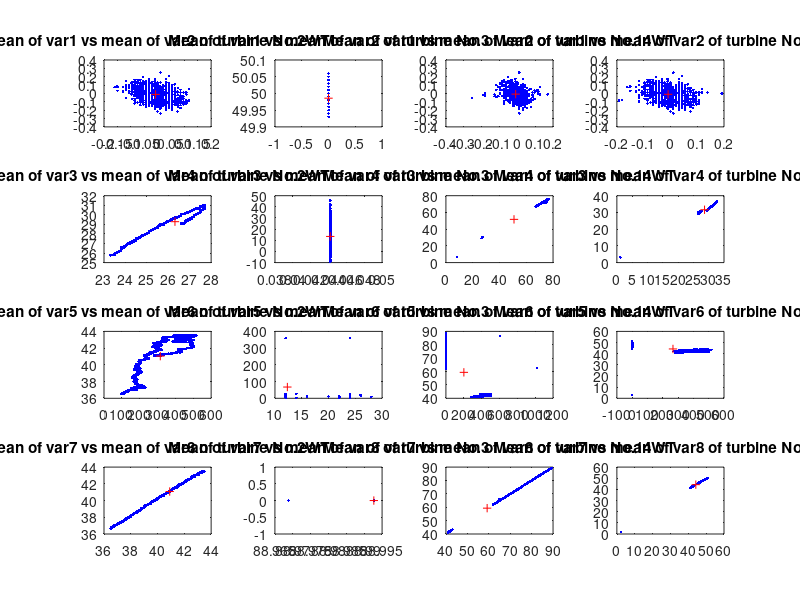
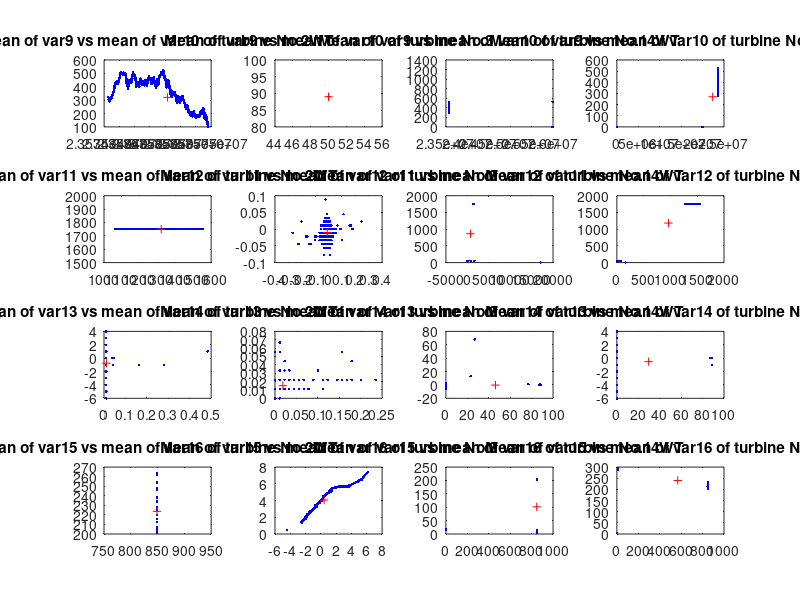

MATLAB code for these plots, in order: (Note: a time limit stopped this script after it produced the figures.)
clc, close all, clear all
% Data Exploration
% Data Loading
% [~, turbine_idx]= xlsfinfo('data.xlsx');
% nWTs = numel(turbine_idx);
% X = cell(1, nWTs);
% 
% for k=1:nWTs
%   x = xlsread('data.xlsx', turbine_idx{k});
%   X{k}= x(2:end,:);
% end
% 
% % Create label vector with binary values representing faulty 
% % (1 denotes faulty functioning, 0 denotes normal functioning)
% Y = [0, 1, 1, 1];
% 
% % Save data
% save X.mat X
% save turbine_idx.mat turbine_idx
% save Y.mat Y

load X.mat
load Y.mat
load turbine_idx.mat
%Data Exploratory
nWTs = numel(turbine_idx);

% Define rWTs vector storing no of observations (number of rows);
% cWTs vector storing no of variables (number of columns);
% meanWTs cell array storing mean values of feature data (mean value of each column);
% minWTs cell array storing minimum values of feature data (minimum value of each column);
% maxWTs cell array storing maximum values of feature data (maximum value of each column);
% stdWTs cell array storing standard deviation values of feature data
% (standard deviation value of each column) of all turbines' dataset;
rWTs = zeros(nWTs, 1);
cWTs = zeros(nWTs, 1);
meanWTs = cell(nWTs, 1);
minWTs = cell(nWTs, 1);
maxWTs = cell(nWTs, 1);
stdWTs = cell(nWTs, 1);

for k=1:nWTs
    [rWTs(k), cWTs(k)] = size(X{k});
    meanWTs{k} = mean(X{k});
    minWTs{k} = min(X{k});
    maxWTs{k} = max(X{k});
    stdWTs{k} = std(X{k});
end

% Plots of data and means to determine unhealthy turbine data to drop

subplot_idx = reshape(1:nWTs*4, nWTs, 4)';
count = 1;
enough = false;
for i=0:4:28
    figure;
    for r=1:4
        if (count > 27 || count + 1 > 27)
            enough = true;
            break
        end
        for k=1:nWTs
            subplot(4,nWTs,subplot_idx(r,k));
            plot(X{k}(:,count), X{k}(:,count+1), '.b'), hold on;
            plot(meanWTs{k}(count), meanWTs{k}(count+1), 'r+'), hold off;
            title_text = sprintf('Mean of var%d vs mean of var%d of turbine %s', count, count+1, turbine_idx{k});
            title(title_text);
        end
        count = count + 2;
    end
    if (enough)
        break
    end
end 

figure;
for k = 1:4
    subplot(4,nWTs,k);
    plot(X{k}(:,26), X{k}(:,26+1), '.b'), hold on;
    plot(meanWTs{k}(26), meanWTs{k}(26+1), 'r+'), hold off;
    title_text = sprintf('Mean of var%d vs mean of var%d of turbine %s', 26, 26+1, turbine_idx{k});
    title(title_text);
end

% Decision Making on fault and redundant data removal
% Decision has been made to exclude the entire dataset belonging to the turbine No.3 (which is X{2}) due to fault data, and to also remove the last variable var28 of the dataset belonging to turbine No.2WT (which is X{1}(:,end)) due to redundancy and inconsistency.
% Explanation on the decisions has been discussed in the report. Z holds data with faulty data excluded per decisions.
Z = {X{1}(:,1:end-1); X{3}; X{4}};
class_Z = Y([1, 3, 4]);

chosen_turbine_idx = turbine_idx([1, 3, 4]);
save Z.mat Z
save class_Z.mat class_Z

load Z.mat
load class_Z.mat
%%Univariate analysis
% % Data distribution
% subplot_idx = reshape(1:16, 4, 4)';
% count = 1;
% enough = false;
% for i=0:4:28
%     figure;
%     for r=1:4
%         if (count > 27 || count + 1 > 27)
%             enough = true;
%             break
%         end
%         for k=1:nWTs
%             subplot(4,nWTs,subplot_idx(r,k));
%             histogram(X{k}(:,count));
%             title_text = sprintf('Histogram of var%d of turbine %s', count, turbine_idx{k});
%             title(title_text);
%         end
%         count = count + 1;
%     end
%     if (enough)
%         if (count == 27)
%             for k=1:nWTs
%             subplot(4,nWTs,subplot_idx(r,k));
%             histogram(X{k}(:,count));
%             title_text = sprintf('Histogram of var%d of turbine %s', count, turbine_idx{k});
%             title(title_text);
%             end
%         end
%         break
%     end
% end

%%Multivariate analysis
% % Correlation between the features for each wind-turbine
% Xcorr = cell(nWTs, 1);
% for k=1:nWTs
%     Xcorr{k} = corr(X{k});
%     figure;
%     imagesc(Xcorr{k}),colorbar;
%     axis equal;
%     axis tight;
%     title_text = sprintf('Data correlation colormap of turbine %s', turbine_idx{k});
%     title(title_text);
% end
% 
% % Boxplot of each feature of the wind-turbine
% for k=1:nWTs
%     figure;
%     boxplot(X{k});
%     title_text = sprintf('Box plot data of turbine %s', turbine_idx{k});
%     title(title_text);
% end
% 
% % Scatterplot matrix for all the sensors from each wind-turbine
% for k=1:nWTs
%     figure;
%     plotmatrix(X{k});
%     title_text = sprintf('Scatter plot matrix of turbine %s', turbine_idx{k});
%     title(title_text);
% end



%%%Data Pretreatment
%% Recompute mean, min, max, std of chosen wind turbine data

chosen_nWTs = numel(chosen_turbine_idx);
chosen_rWTs = zeros(chosen_nWTs, 1);
chosen_cWTs = zeros(chosen_nWTs, 1);
chosen_meanWTs = cell(chosen_nWTs, 1);
chosen_minWTs = cell(chosen_nWTs, 1);
chosen_maxWTs = cell(chosen_nWTs, 1);
chosen_stdWTs = cell(chosen_nWTs, 1);

for k=1:chosen_nWTs
    [chosen_rWTs(k), chosen_cWTs(k)] = size(Z{k});
    chosen_meanWTs{k} = mean(Z{k});
    chosen_minWTs{k} = min(Z{k});
    chosen_maxWTs{k} = max(Z{k});
    chosen_stdWTs{k} = std(Z{k});
end


%%% 1. Find missing values

missing_values = [];
for i = 1:size(Z)
    fprintf('Indices of missing values of Turbine %s', chosen_turbine_idx{i})
    missing_val = ismissing(Z{i});
    [missing_obs, missing_var] = find(missing_val==1)
    if (numel(missing_obs)==0)
        fprintf('There is no missing values in the dataset of Turbine %s', chosen_turbine_idx{i});
    else
        missing_turbine_idx = i;
        missing_obs_idx = missing_obs;
        missing_var_idx = missing_var;
        missing_values = [missing_values; missing_turbine_idx, missing_obs_idx, missing_var_idx]
        fprintf('There is %d missing values in the dataset of Turbine %s', numel(missing_var), chosen_turbine_idx{i});
    end
end

% remove 1 observation having missing value of turbine 14
Z{missing_values(1)}(missing_values(2), :) = [];

% recheck
for i = 1:size(Z)
    fprintf('Indices of missing values of Turbine %s', chosen_turbine_idx{i})
    missing_val = ismissing(Z{i});
    [missing_obs, missing_var] = find(missing_val==1)
    if (numel(missing_obs)==0)
        fprintf('There is no missing values in the dataset of Turbine %s', chosen_turbine_idx{i});
    else
        missing_turbine_idx = i;
        missing_obs_idx = missing_obs;
        missing_var_idx = missing_var;
        missing_values = [missing_values; missing_turbine_idx, missing_obs_idx, missing_var_idx]
        fprintf('There is %d missing values in the dataset of Turbine %s', numel(missing_var), chosen_turbine_idx{i});
    end
end


%%% 2. Downsampling (requires Signal Processing Toolbox)
%Downsampling rate selection based on mean values
chosen_meanWTs_mat = [chosen_meanWTs{1}; chosen_meanWTs{2}; chosen_meanWTs{3}];
offset = 0;
down_meanWTs_test = [];
down_meanWTs_test_diff = cell(6, 1);
for factor = 2:6
    fprintf('Max mean different when downsampling by factor = %d', factor);
    down_Z_test = cell(numel(class_Z), 1);
    for i = 1:size(Z)
        down_Z_test{i} = downsample(Z{i}, factor, offset);
        down_meanWTs_test(i,:) = mean(down_Z_test{i});
    end
    down_meanWTs_test_diff{factor} = down_meanWTs_test - chosen_meanWTs_mat;
    max_mean_diff = max(abs(down_meanWTs_test_diff{factor}),[],'all')
    observations_reduced_by_times = factor
end
fprintf('The downsampling factor of 4 has been chosen for the first try.')
%%Downsampling with chosen rate of 4 (NOT FINAL DECISION)

%% ITERATIVE DOWNSAMPLING WITH FACTOR 1-4
close all
for factor = 1:4
    %downsampling_factor = 1;
    %downsampling_factor = 2;
    %downsampling_factor = 3;
    %downsampling_factor = 4;
    downsampling_factor = factor;
    down_Z = cell(numel(class_Z), 1);
    down_Z_Idx = cell(numel(class_Z), 1);
    for i = 1:size(Z)
        down_Z{i} = downsample(Z{i}, downsampling_factor, offset);
        down_Z_Idx{i} = downsample(1:size(Z{i}, 1), downsampling_factor, offset);
    end
    %Compute mean, min, max, std of downsampled chosen wind turbine data
    down_rWTs = zeros(chosen_nWTs, 1);
    down_cWTs = zeros(chosen_nWTs, 1);
    down_meanWTs = cell(chosen_nWTs, 1);
    down_minWTs = cell(chosen_nWTs, 1);
    down_maxWTs = cell(chosen_nWTs, 1);
    down_stdWTs = cell(chosen_nWTs, 1);
    
    for k=1:chosen_nWTs
        [down_rWTs(k), down_cWTs(k)] = size(down_Z{k});
        down_meanWTs{k} = mean(down_Z{k});
        down_minWTs{k} = min(down_Z{k});
        down_maxWTs{k} = max(down_Z{k});
        down_stdWTs{k} = std(down_Z{k});
    end
%     %Plots of data and means of original data and downsampled data
%     subplot_idx = reshape(1:chosen_nWTs*4, chosen_nWTs, 4)';
%     count = 1;
%     enough = false;
%     for i=0:4:28
%         figure;
%         for r=1:4
%             if (count > 27 || count + 1 > 27)
%                 enough = true;
%                 break
%             end
%             for k=1:chosen_nWTs
%                 subplot(4,chosen_nWTs,subplot_idx(r,k));
%                 plot(Z{k}(:,count), Z{k}(:,count+1), '.b'), hold on;
%                 plot(chosen_meanWTs{k}(count), chosen_meanWTs{k}(count+1), 'r+');
%                 plot(down_Z{k}(:,count), down_Z{k}(:,count+1), '.g');
%                 plot(down_meanWTs{k}(count), down_meanWTs{k}(count+1), 'm+'), hold off;
%                 title_text = sprintf('Mean of var%d vs mean of var%d of turbine %s', count, count+1, chosen_turbine_idx{k});
%                 title(title_text);
%             end
%             count = count + 2;
%         end
%         if (enough)
%             break
%         end
%     end 
%     
%     count = 26;
%     figure;
%     for k = 1:chosen_nWTs
%         subplot(4,chosen_nWTs,k);
%         plot(Z{k}(:,count), Z{k}(:,count+1), '.b'), hold on;
%         plot(chosen_meanWTs{k}(count), chosen_meanWTs{k}(count+1), 'r+');
%         plot(down_Z{k}(:,count), down_Z{k}(:,count+1), '.g');
%         plot(down_meanWTs{k}(count), down_meanWTs{k}(count+1), 'm+'), hold off;
%         title_text = sprintf('Mean of var%d vs mean of var%d of turbine %s', count, count+1, chosen_turbine_idx{k});
%         title(title_text);
%     end
    
    % Recheck missing values
    for i = 1:size(down_Z)
        fprintf('Indices of missing values of Turbine %s', chosen_turbine_idx{i})
        missing_val = ismissing(down_Z{i});
        [missing_obs, missing_var] = find(missing_val==1)
        if (numel(missing_obs)==0)
            fprintf('There is no missing values in the dataset of Turbine %s', chosen_turbine_idx{i});
        else
            fprintf('There is %d missing values in the dataset of Turbine %s', numel(missing_var), chosen_turbine_idx{i});
        end
    end
    
    %%Data Normalization
    norm_down_Z = cell(numel(class_Z), 1);
    
    % Normalize WT-2 for mean=0 and std.dev=1
    [norm_down_Z{1}, mu, sigma] = zscore(down_Z{1});
    
    % Check if any sigma == 0, add an epsilon constant term to avoid division
    % by 0
    epsilon = 1e-10;
    zero_sigma_idx = find(sigma==0);
    sigma(zero_sigma_idx) = epsilon;
    
    for k=2:chosen_nWTs
        norm_down_Z{k} = normalize(down_Z{k}, "center", mu, "scale", sigma);
    end
    
    norm_down_meanWTs = cell(chosen_nWTs, 1);
    norm_down_minWTs = cell(chosen_nWTs, 1);
    norm_down_maxWTs = cell(chosen_nWTs, 1);
    norm_down_stdWTs = cell(chosen_nWTs, 1);
    
    for k=1:chosen_nWTs
        [down_rWTs(k), down_cWTs(k)] = size(down_Z{k});
        norm_down_meanWTs{k} = mean(norm_down_Z{k});
        norm_down_minWTs{k} = min(norm_down_Z{k});
        norm_down_maxWTs{k} = max(norm_down_Z{k});
        norm_down_stdWTs{k} = std(norm_down_Z{k});
    end
    
    
%     subplot_idx = reshape(1:chosen_nWTs*4, chosen_nWTs, 4)';
%     count = 1;
%     enough = false;
%     for i=0:4:28
%         figure;
%         for r=1:4
%             if (count > 27 || count + 1 > 27)
%                 enough = true;
%                 break
%             end
%             for k=1:chosen_nWTs
%                 subplot(4,chosen_nWTs,subplot_idx(r,k));
%                 plot(Z{k}(:,count), Z{k}(:,count+1), '.b'), hold on;
%                 plot(chosen_meanWTs{k}(count), chosen_meanWTs{k}(count+1), 'r+');
%                 plot(norm_down_Z{k}(:,count), norm_down_Z{k}(:,count+1), '.g');
%                 plot(norm_down_meanWTs{k}(count), norm_down_meanWTs{k}(count+1), 'm+'), hold off;
%                 title_text = sprintf('Mean of var%d vs mean of var%d of turbine %s', count, count+1, chosen_turbine_idx{k});
%                 title(title_text);
%             end
%             count = count + 2;
%         end
%         if (enough)
%             break
%         end
%     end 
%     
%     count = 26;
%     figure;
%     for k = 1:chosen_nWTs
%         subplot(4,chosen_nWTs,k);
%         plot(Z{k}(:,count), Z{k}(:,count+1), '.b'), hold on;
%         plot(chosen_meanWTs{k}(count), chosen_meanWTs{k}(count+1), 'r+');
%         plot(norm_down_Z{k}(:,count), norm_down_Z{k}(:,count+1), '.g');
%         plot(norm_down_meanWTs{k}(count), norm_down_meanWTs{k}(count+1), 'm+'), hold off;
%         title_text = sprintf('Mean of var%d vs mean of var%d of turbine %s', count, count+1, chosen_turbine_idx{k});
%         title(title_text);
%     end
    
    save norm_down_Z.mat norm_down_Z
    


    %%PCA
    %Performing PCA on healthy turbine No.2WT
    load norm_down_Z.mat
    
    % Performing PCA
    [PCA_coeff, PCA_score, PCA_latent, PCA_tsquare, PCA_pexp, PCA_mu] = pca(norm_down_Z{1});
    
%     % Plot of eigenvalues
%     figure;
%     plot(1:numel(PCA_latent), PCA_latent, "-bo")
%     title('PCA achieved Latent values')

    % Defining threshold for explained variance to preserve
    threshold = 90;
    % Getting the number of PCs to keep
    chosen_nPCs = find(cumsum(PCA_pexp)>threshold, 1);
%     % Pareto chart of explained variance
%     figure;
%     pareto(PCA_pexp);
%     xlabel('Principal Component')
%     ylabel('Variance Explained (%)')
%     title('Pareto chart of PCA explained variance')
    % Extracting/Transforming data using obtained PCA
    PCA_Z = cell(chosen_nWTs, 1);
    
    % Extracting PCA scores of healthy turbine No.2WT
    PCA_Z{1} = PCA_score(:,1:chosen_nPCs);
    % Transforming data of faulty turbin No.14WT
    PCA_Z{2} = (norm_down_Z{2}-PCA_mu)*PCA_coeff(:,1:chosen_nPCs);
    % Transforming data of faulty turbin No.39WT
    PCA_Z{3} = (norm_down_Z{3}-PCA_mu)*PCA_coeff(:,1:chosen_nPCs);
    



    %Visualization of down-sampling time-series data before PCA transformation
    figure;
    for turbine_i = 1:length(norm_down_Z)
        subplot(length(norm_down_Z),3,turbine_i);
        for feature_i = 1:size(norm_down_Z{turbine_i}, 2)
            nObs = size(norm_down_Z{turbine_i},1);
            plot(down_Z_Idx{turbine_i}, norm_down_Z{turbine_i}(:,feature_i)), hold on;
            title(sprintf("Time series plot before PCA of turbine %s, down-sampling factor = %d", chosen_turbine_idx{turbine_i}, downsampling_factor))
        end
        hold off
    end
    vbls = {'Sensor 1','Sensor 2','Sensor 3','Sensor 4','Sensor 5','Sensor 6', ...
    'Sensor 7','Sensor 8','Sensor 9','Sensor 10','Sensor 11','Sensor 12', ...
    'Sensor 13','Sensor 14','Sensor 15','Sensor 16','Sensor 17','Sensor 18', ...
    'Sensor 19','Sensor 20','Sensor 21','Sensor 22','Sensor 23','Sensor 24', ...
    'Sensor 25','Sensor 26','Sensor 27'};
    legend(vbls)
    
    % Visualization of down-sampling time-series data before PCA
    % transformation variables “Sensor 9”, “Sensor 12”, “Sensor 13”, “Sensor 15” removed 
    norm_down_Z_ = cell(numel(class_Z), 1);
    %figure;
    for turbine_i = 1:length(norm_down_Z)
        norm_down_Z_{turbine_i} = norm_down_Z{turbine_i}(:,[1:8, 10:11, 14, 16:end])
        subplot(length(norm_down_Z_),3,turbine_i+3);
        for feature_i = 1:size(norm_down_Z_{turbine_i}, 2)
            nObs = size(norm_down_Z_{turbine_i},1);
            plot(down_Z_Idx{turbine_i}, norm_down_Z_{turbine_i}(:,feature_i)), hold on;
            title(sprintf("Time series plot before PCA of turbine %s with some vars excluded, down-sampling factor = %d", chosen_turbine_idx{turbine_i}, downsampling_factor))
        end
        hold off
    end
    vbls_ = {'Sensor 1','Sensor 2','Sensor 3','Sensor 4','Sensor 5','Sensor 6', ...
    'Sensor 7','Sensor 8','Sensor 10','Sensor 11','Sensor 14','Sensor 16','Sensor 17','Sensor 18', ...
    'Sensor 19','Sensor 20','Sensor 21','Sensor 22','Sensor 23','Sensor 24', ...
    'Sensor 25','Sensor 26','Sensor 27'};
    legend(vbls_)

    %Visualization of time-series data after PCA transformation
    %figure;
    for turbine_i = 1:length(PCA_Z)
        subplot(length(PCA_Z),3,turbine_i+6);
        for feature_i = 1:size(PCA_Z{turbine_i}, 2)
            nObs = size(PCA_Z{turbine_i},1);
            plot(down_Z_Idx{turbine_i}, PCA_Z{turbine_i}(:,feature_i)), hold on;
            title(sprintf("Time series plot after PCA of turbine %s, down-sampling factor = %d", chosen_turbine_idx{turbine_i}, downsampling_factor))
        end
        hold off
    end
    pcas = {'PC 1','PC 2','PC 3','PC 4','PC 5','PC 6', 'PC 7','PC 8'};
    legend(pcas)

%     %%Biplots
%     % Computing the biplot
%     subplot(1,2,1);
%     vbls = {'Sensor 1','Sensor 2','Sensor 3','Sensor 4','Sensor 5','Sensor 6', ...
%     'Sensor 7','Sensor 8','Sensor 9','Sensor 10','Sensor 11','Sensor 12', ...
%     'Sensor 13','Sensor 14','Sensor 15','Sensor 16','Sensor 17','Sensor 18', ...
%     'Sensor 19','Sensor 20','Sensor 21','Sensor 22','Sensor 23','Sensor 24', ...
%     'Sensor 25','Sensor 26','Sensor 27'};
%     biplot(PCA_score(:,1:2),'Scores',PCA_score(:,1:2),'VarLabels',vbls);
%     
%     xlim([-1 1]);
%     ylim([-1 1]);
%     %%T-squared control chart
%     % Computing T2 control chart
%     subplot(1,2,2);
%     a = 1 : length(PCA_tsquare);
%     plot(a, PCA_tsquare)
%     xlabel("Sample")
%     ylabel("T2 Square Scores")
end




    
